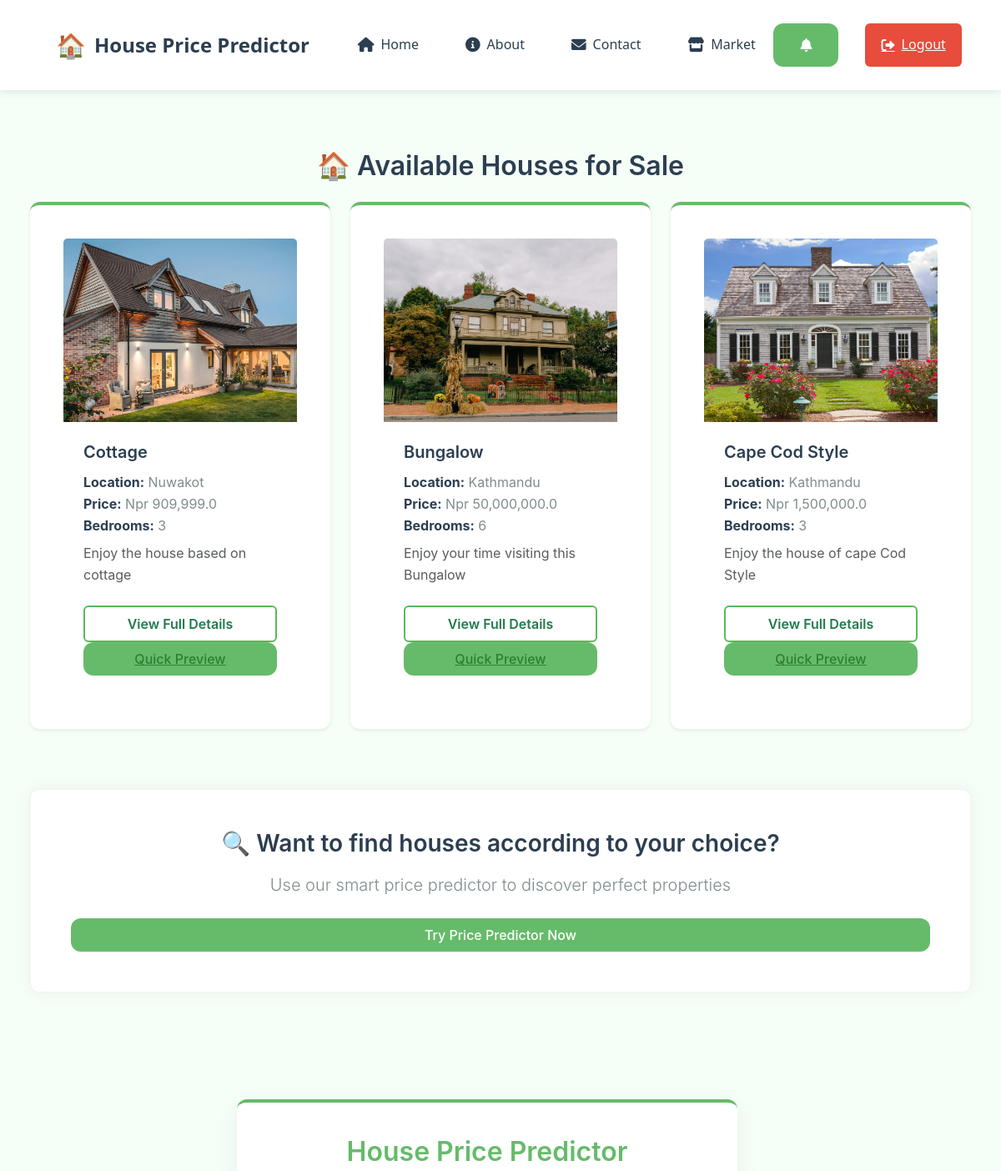
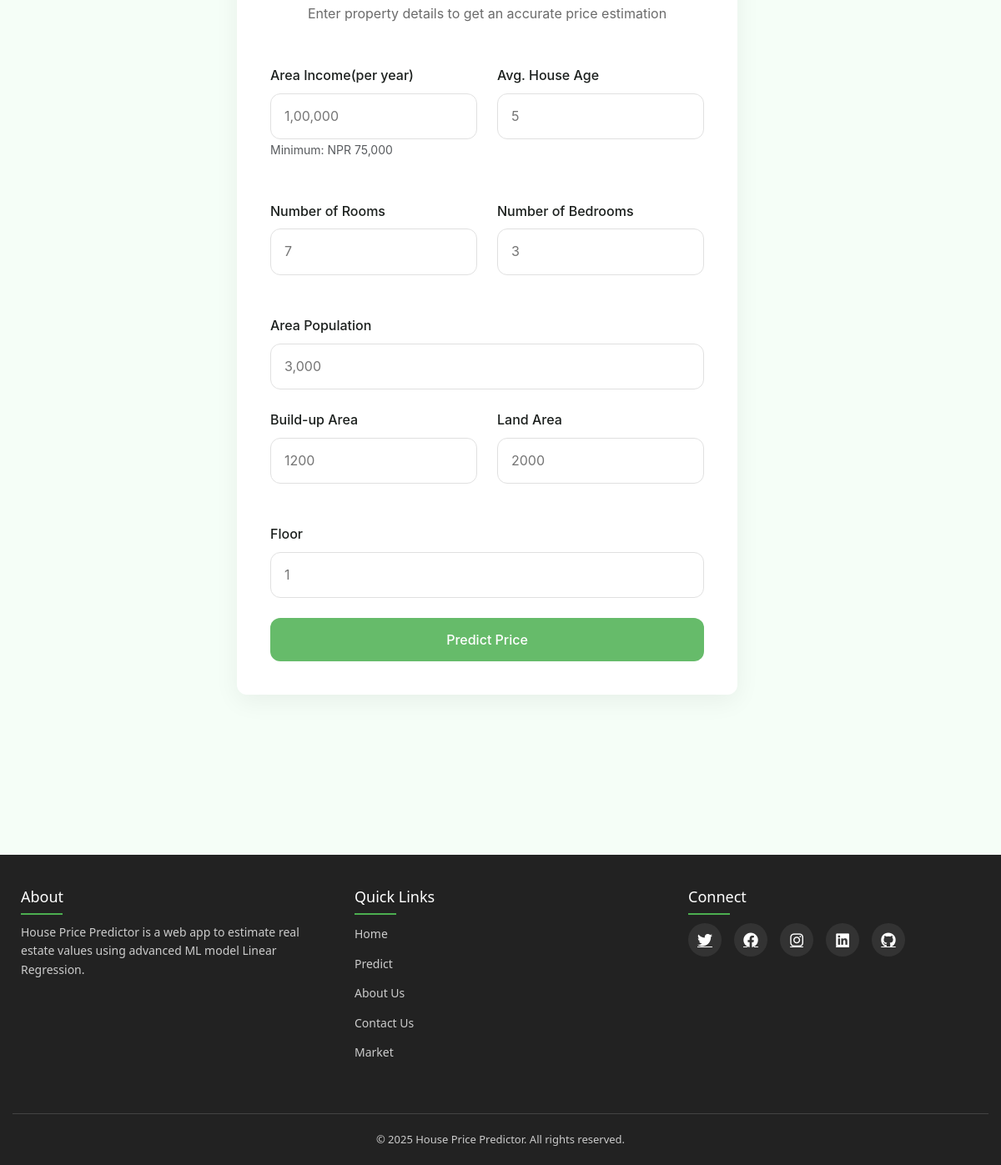
Page /listings/ (signed in) on the committed database (2 pictures, top to bottom).
### HousePricePrediction/models.py (models this page shows, shortened)
class HouseListing(models.Model):
    user = models.ForeignKey(
        settings.AUTH_USER_MODEL,
        on_delete=models.CASCADE,
        related_name='listings',
        null=True  # Temporary to handle existing data
    )
    title = models.CharField(max_length=100)
    price = models.FloatField()
    image = models.ImageField(upload_to='house_images/', blank=True, null=True)
    description = models.TextField(blank=True, null=True)
    location = models.CharField(max_length=200, blank=True, null=True)
    rooms = models.IntegerField(blank=True, null=True)
    bedrooms = models.IntegerField(blank=True, null=True)
    bathrooms = models.IntegerField(blank=True, null=True)
    area = models.FloatField(blank=True, null=True, help_text="Area in sq. ft.")
    median_income = models.FloatField(blank=True, null=True, help_text="Median income of the locality")
    population = models.IntegerField(blank=True, null=True, help_text="Population of the area")
    house_age = models.IntegerField(blank=True, null=True, help_text="Age of the house in years")
    on_sale = models.BooleanField(default=False, help_text="Mark house as currently available for sale")
    featured = models.BooleanField(default=False, help_text="Feature this listing prominently")
    created_at = models.DateTimeField(auto_now_add=True)
    updated_at = models.DateTimeField(auto_now=True)
    class Meta:
        ordering = ['-created_at']
        verbose_name = 'House Listing'
        verbose_name_plural = 'House Listings'

### HousePricePrediction/views.py (the view)
# urls.py: path('listings/', views.listings_view, name='listings'),
@login_required(login_url='login')
def listings_view(request):
    query = request.GET.get('q', '')
    listings = HouseListing.objects.filter(on_sale=True)
    if query:
        listings = listings.filter(
            Q(title__icontains=query) |
            Q(location__icontains=query) |
            Q(description__icontains=query)
        )
    return render(request, 'listings.html', {
        'listings': listings,
        'search_query': query
    })

### templates/listings.html (shortened to what this page needs)
{% extends 'base.html' %}
{% load static %}
{% load humanize %}
{% block content %}
<div class="container mt-5">
    <h2 class="text-center mb-4">🏠 Available Houses for Sale</h2>
    <div class="row">
        {% for house in listings %}
        <div class="col-md-4 mb-4">
            <div class="card shadow-sm h-100">
                <a href="{% url 'house_detail' house.id %}" class="text-decoration-none">
                    {% if house.image %}
                    <img src="{{ house.image.url }}" class="card-img-top listing-image"
                         alt="{{ house.title }}"
                         data-bs-toggle="modal"
                         data-bs-target="#houseModal{{ house.id }}">
                    {% else %}
                    <img src="{% static 'images/default.jpg' %}" class="card-img-top listing-image" alt="No image">
                    {% endif %}
                </a>
                <div class="card-body">
                    <h5 class="card-title">{{ house.title }}</h5>
                    <p class="card-text">
                        {% if house.location %}<strong>Location:</strong> {{ house.location }}<br>{% endif %}
                        <strong>Price:</strong> Npr {{ house.price|intcomma }}<br>
                        {% if house.bedrooms %}<strong>Bedrooms:</strong> {{ house.bedrooms }}{% endif %}
                    </p>
                    {% if house.description %}
                    <p class="card-text text-muted">{{ house.description|truncatechars:100 }}</p>
                    {% endif %}
                    <div class="mt-auto pt-3">
                        <a href="{% url 'house_detail' house.id %}" class="btn btn-outline-primary btn-sm">
                            View Full Details
                        </a>
                        <button class="btn btn-link btn-sm"
                                data-bs-toggle="modal"
                                data-bs-target="#houseModal{{ house.id }}">
                            Quick Preview
                        </button>
                    </div>
                </div>
            </div>
        </div>
        {% endfor %}
    </div>
    <div class="cta-section">
        <h3 class="mb-3">🔍 Want to find houses according to your choice?</h3>
        <p class="lead mb-4">Use our smart price predictor to discover perfect properties</p>
        <a href="#predict-form" class="btn btn-primary btn-lg px-4 py-2">
            Try Price Predictor Now
        </a>
    </div>
    <div id="predict-form" class="container py-5">
        {% include 'predict.html' %}
    </div>
</div>
{% endblock %}

### templates/base.html (shortened to what this page needs)
{% load static %}
<!DOCTYPE html>
<html lang="en">
<head>
    <link href="https://cdn.jsdelivr.net/npm/bootstrap@5.3.0/dist/css/bootstrap.min.css" rel="stylesheet">
    <link rel="stylesheet" href="https://cdnjs.cloudflare.com/ajax/libs/font-awesome/6.0.0/css/all.min.css">
</head>
<body>
<nav class="navbar">
    <div class="navbar-container">
        <div class="navbar-brand">
            <span class="house-icon">🏠</span>
            <span class="brand-name">House Price Predictor</span>
        </div>
        <ul class="nav-links">
            <li><a href="{% url 'home' %}" class="nav-link"><i class="fas fa-home"></i> Home</a></li>
            <li><a href="{% url 'about' %}" class="nav-link"><i class="fas fa-info-circle"></i> About</a></li>
            <li><a href="{% url 'contact' %}" class="nav-link"><i class="fas fa-envelope"></i> Contact</a></li>
            <li><a href="{% url 'listings' %}" class="nav-link"><i class="fas fa-store"></i> Market</a></li>
        </ul>
        <div class="auth-buttons">
            {% if user.is_authenticated %}
                <div class="dropdown me-3">
                    <button class="btn btn-light position-relative" id="notificationDropdown" data-bs-toggle="dropdown" aria-expanded="false">
                        <i class="fas fa-bell"></i>
                    </button>
                </div>
                <a href="{% url 'logout' %}" class="btn-logout">
                    <i class="fas fa-sign-out-alt"></i> Logout
                </a>
            {% else %}
                <a href="{% url 'login' %}" class="btn-login">
                    <i class="fas fa-sign-in-alt"></i> Login
                </a>
            {% endif %}
        </div>
    </div>
</nav>
<div class="content">
    {% block content %}{% endblock %}
</div>
<footer class="footer">
    <div class="footer-container">
        <div class="footer-row">
            <div class="footer-col">
                <h4>About</h4>
                <p>
                    House Price Predictor is a web app to estimate real estate values using advanced ML model Linear Regression.
                </p>
            </div>
            <div class="footer-col">
                <h4>Quick Links</h4>
                <ul class="footer-links">
                    <li><a href="{% url 'home' %}">Home</a></li>
<li><a href="{% url 'listings' %}#predict-form">Predict</a></li>                    <li><a href="{% url 'about' %}">About Us</a></li>
                    <li><a href="{% url 'contact' %}">Contact Us</a></li>
                    <li><a href="{% url 'listings' %}">Market</a></li>
                </ul>
            </div>
            <div class="footer-col">
                <h4>Connect</h4>
                <div class="social-icons">
                    <a href="#" aria-label="Twitter"><i class="fab fa-twitter"></i></a>
                    <a href="#" aria-label="Facebook"><i class="fab fa-facebook"></i></a>
                    <a href="#" aria-label="Instagram"><i class="fab fa-instagram"></i></a>
                    <a href="#" aria-label="LinkedIn"><i class="fab fa-linkedin"></i></a>
                    <a href="#" aria-label="GitHub"><i class="fab fa-github"></i></a>
                </div>
            </div>
        </div>
        <div class="footer-bottom">
            <p>&copy; 2025 House Price Predictor. All rights reserved.</p>
        </div>
    </div>
</footer>
</body>
</html>

### templates/predict.html (shortened to what this page needs)
{% load static %}
{% block content %}
<div class="container">
  <div class="main-grid">
    <div class="animate-in">
      <div class="card">
        <div class="form-header">
          <h1>House Price Predictor</h1>
          <p>Enter property details to get an accurate price estimation</p>
        </div>
        <form id="predict-form" action="{% url 'result' %}" method="get" onsubmit="return validateForm();">
          <div class="form-row animate-in delay-1">
            <div class="form-col">
              <div class="form-group">
                <label for="income">Area Income(per year)</label>
                <input type="number" id="income" name="n1" class="input-field"
                       value="{{ inputs.0|default:'' }}" placeholder="1,00,000" min="75000" required>
                       <small class="form-text text-muted">Minimum: NPR 75,000</small>
              </div>
            </div>
            <div class="form-col">
              <div class="form-group">
                <label for="age">Avg. House Age</label>
                <input type="number" id="age" name="n2" class="input-field"
                       value="{{ inputs.1|default:'' }}" placeholder="5" required>
              </div>
            </div>
          </div>
          <div class="form-row animate-in delay-1">
            <div class="form-col">
              <div class="form-group">
                <label for="rooms">Number of Rooms</label>
                <input type="number" id="rooms" name="n3" class="input-field"
                       value="{{ inputs.2|default:'' }}" placeholder="7" required>
              </div>
            </div>
            <div class="form-col">
              <div class="form-group">
                <label for="bedrooms">Number of Bedrooms</label>
                <input type="number" id="bedrooms" name="n4" class="input-field"
                       value="{{ inputs.3|default:'' }}" placeholder="3" required>
              </div>
            </div>
          </div>
          <div class="form-group animate-in delay-2">
            <label for="population">Area Population</label>
            <input type="number" id="population" name="n5" class="input-field"
                   value="{{ inputs.4|default:'' }}" placeholder="3,000" required>
          </div>
          <div class="form-row animate-in delay-2">
            <div class="form-col">
              <div class="form-group">
                <label for="buildup">Build-up Area</label>
                <input type="number" id="buildup" name="n6" class="input-field"
                       value="{{ inputs.5|default:'' }}" placeholder="1200" required>
              </div>
            </div>
            <div class="form-col">
              <div class="form-group">
                <label for="landarea">Land Area</label>
                <input type="number" id="landarea" name="n7" class="input-field"
                       value="{{ inputs.6|default:'' }}" placeholder="2000" required>
              </div>
            </div>
          </div>
          <div class="form-group animate-in delay-2">
            <label for="floor">Floor</label>
            <input type="number" id="floor" name="n8" class="input-field"
                   value="{{ inputs.7|default:'' }}" placeholder="1" required step="1" min="1">
          </div>
          <button type="submit" class="btn animate-in delay-2">Predict Price</button>
        </form>
      </div>
    </div>
  </div>
</div>
{% endblock %}

### templates/base.html (style rules this page uses)
.navbar { background-color: #fff; box-shadow: 0 2px 10px rgba(0, 0, 0, 0.1); border: none; opacity: 0; animation: fadeIn 1s ease-in-out forwards; }
.navbar-brand { font-weight: 600; font-size: 20px; color: #2c3e50 !important; padding: 15px 20px; display: flex; align-items: center; }
.navbar-container { display: flex; justify-content: space-between; align-items: center; width: 100%; padding: 0 15px; }
.btn-primary { background-color: #4fc3a1; border-color: #4fc3a1; }
.navbar { background-color: #fff; box-shadow: 0 2px 10px rgba(0, 0, 0, 0.1); padding: 1rem 2rem; position: fixed; width: 100%; top: 0; z-index: 1000; font-family: 'Segoe UI', Tahoma, Geneva, Verdana, sans-serif; }
.navbar-container { display: flex; justify-content: space-between; align-items: center; max-width: 1200px; margin: 0 auto; }
.navbar-brand { display: flex; align-items: center; font-size: 1.5rem; font-weight: 600; color: #2c3e50; text-decoration: none; }
.house-icon { margin-right: 10px; font-size: 1.8rem; }
.nav-links { display: flex; list-style: none; gap: 1.5rem; margin: 0; padding: 0; }
.nav-link { color: #2c3e50; text-decoration: none; font-weight: 500; padding: 0.5rem 1rem; border-radius: 6px; transition: all 0.3s ease; display: flex; align-items: center; gap: 8px; }
.nav-link i { font-size: 1.1rem; }
.auth-buttons { display: flex; gap: 1rem; }
.btn-login, .btn-logout { padding: 0.5rem 1.2rem; border-radius: 6px; font-weight: 500; cursor: pointer; transition: all 0.3s ease; display: flex; align-items: center; gap: 8px; border: none; }
.btn-logout { background-color: #e74c3c; color: white; }
.footer { background-color: #222; color: #ccc; padding: 40px 0 20px; margin-top: 60px; font-family: 'Segoe UI', Tahoma, Geneva, Verdana, sans-serif; }
.footer-container { max-width: 1200px; margin: 0 auto; padding: 0 15px; }
.footer-row { display: flex; flex-wrap: wrap; justify-content: space-between; gap: 30px; }
.footer-col { flex: 1; min-width: 200px; padding: 0 10px; margin-bottom: 20px; }
.footer-col h4 { color: #fff; margin-bottom: 20px; font-size: 18px; font-weight: 500; position: relative; }
.footer-col h4::before { content: ''; position: absolute; left: 0; bottom: -10px; background-color: #4CAF50; height: 2px; box-sizing: border-box; width: 50px; }
.footer-col p { font-size: 14px; line-height: 1.6; margin: 0; }
.footer-links { list-style: none; padding: 0; margin: 0; }
.footer-links li { margin-bottom: 10px; }
.footer-links a { color: #ccc; text-decoration: none; font-size: 14px; display: inline-block; transition: all 0.3s ease; position: relative; }
.footer-links a::after { content: ''; position: absolute; width: 0; height: 1px; background: #4CAF50; bottom: 0; left: 0; transition: width 0.3s ease; }
.social-icons { display: flex; flex-wrap: wrap; gap: 15px; }
.social-icons a { display: inline-flex; align-items: center; justify-content: center; width: 40px; height: 40px; background-color: #333; color: #fff; border-radius: 50%; font-size: 18px; transition: all 0.3s ease; }
.footer-bottom { border-top: 1px solid #444; margin-top: 30px; padding-top: 20px; text-align: center; }
.footer-bottom p { font-size: 13px; margin: 0; }
.content { margin-top: 80px; padding: 20px; }
html { overflow-y: scroll; }

### rows in the picture
HouseListing: image (picture), title "Cottage", location "Nuwakot", price "909,999.0", bedrooms "3", description "Enjoy the house based on cottage"
HouseListing: image (picture), title "Bungalow", location "Kathmandu", price "50,000,000.0", bedrooms "6", description "Enjoy your time visiting this Bungalow"
HouseListing: image (picture), title "Cape Cod Style", location "Kathmandu", price "1,500,000.0", bedrooms "3", description "Enjoy the house of cape Cod Style"
